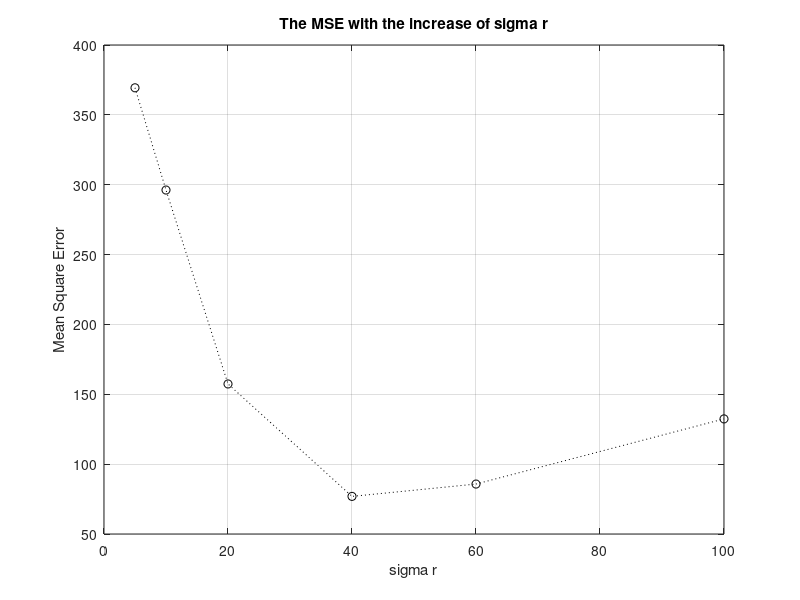

Source code (MATLAB):
clear all
close all
drawing_x=[5 10 20 40 60 100];
drawing_y=[369.3725 296.1979 157.3933 76.9235 85.7509 132.3861];
plot(drawing_x,drawing_y,':ok');
title('The MSE with the increase of sigma r');
xlabel('sigma r'),ylabel('Mean Square Error'),grid;


